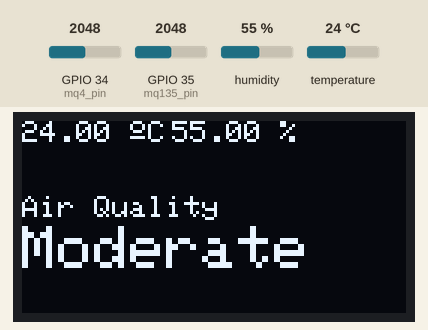
Recording of a sketch running on a simulated ESP32. Parts: 128×64 one-colour display. Inputs (shaded band) come from the test bench; at power-on: GPIO 35 (mq135_pin) = 2048, humidity 55 %, temperature 24 °C, GPIO 34 (mq4_pin) = 2048. WiFi joins after 1.5 s; servers stay silent unless stated; what the sketch prints to the serial monitor is not drawn.

Above: at 4.8 s.
4.9 s: GPIO 35 (mq135_pin) set to 2438
8.9 s: GPIO 35 (mq135_pin) set to 2568
At 11.5 s:
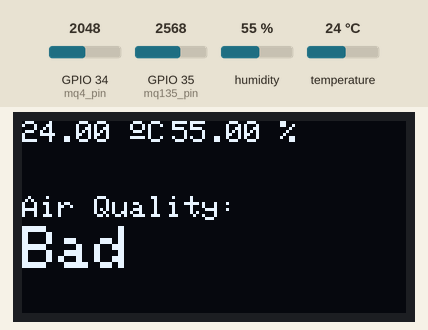
12.9 s: GPIO 35 (mq135_pin) set to 1228
At 14.6 s:
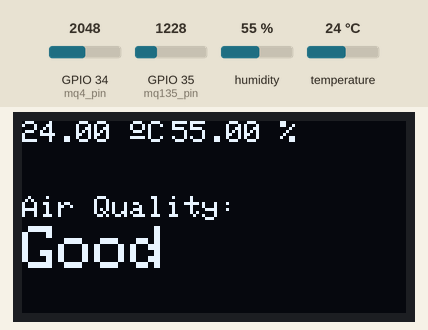
16.9 s: humidity set to 22 %
At 20.7 s:
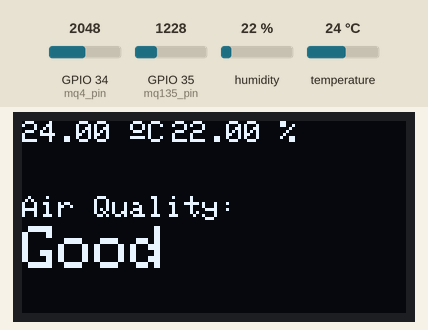
21.4 s: temperature set to 12 °C
At 23.7 s:
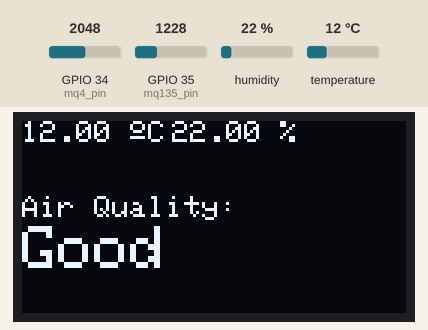
25.4 s: humidity set to 40 %
At 26.8 s:
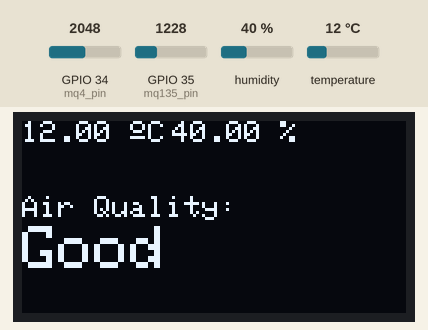
Timing chart, 0 to 28.4 s (numbered marks = the images above; inputs shaded):
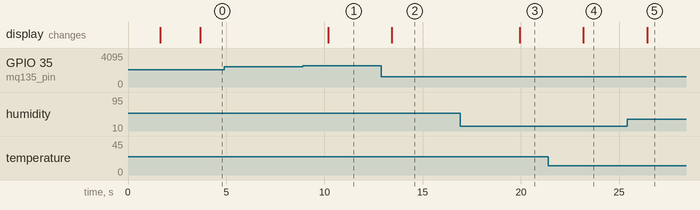

Measured:
- the behaviour switches between 2509 and 2510 on GPIO 35 (mq135_pin) (found by bisection; images 0 and 1)
- after the input at 4.9 s, every drawn part: stays the same
- after the input at 8.9 s, the display: changes after 1.3 s (image 1)
- after the input at 12.9 s, the display: changes after 0.53 s (image 2)
- after the input at 16.9 s, the display: changes after 3.0 s (image 3)
- after the input at 21.4 s, the display: changes after 1.8 s (image 4)
- after the input at 25.4 s, the display: changes after 1.0 s (image 5)

The sketch:

espair1.ino
```cpp
#include <WiFi.h>
#include <Adafruit_GFX.h>
#include <Adafruit_SSD1306.h>
#include <Adafruit_Sensor.h>
#include <EEPROM.h>//wifi library
#include "ThingSpeak.h"  //server library
#include <DHT.h> //dht 11 humidity & temp sensor
#include <MQ135.h>

//const char *ssid =  "hitesh";     // Enter your WiFi Name
//const char *pass =  "hitesh123"; // Enter your WiFi Password

#define SCREEN_WIDTH 128 // OLED display width, in pixels
#define SCREEN_HEIGHT 64 // OLED display height, in pixels

Adafruit_SSD1306 display(SCREEN_WIDTH, SCREEN_HEIGHT, &Wire, -1);

WiFiClient  client;   // post request

long myChannelNumber = 1677233;
const char myWriteAPIKey[] = "VJHSHP407EBDI8B4";

void alert(void);

#define mq135_pin 35
#define mq4_pin 34

DHT dht(4, DHT11);

float Humidity;
float Temperature;

int mq135_value;
int mq135_threshold =550;

int mq4_value;
int mq4_threshold = 550;


void setup() {
  // put your setup code here, to run once:

  Serial.begin(115200);
  WiFi.begin("hitesh","hitesh123");
  Serial.print("Connecting to ");

  while(WiFi.status() != WL_CONNECTED)
  {
    delay(200);
    Serial.print("..");
  }
  Serial.println("");
  Serial.println("WiFi connected");
  Serial.println(WiFi.localIP());
  dht.begin();
  ThingSpeak.begin(client);
  if(!display.begin(SSD1306_SWITCHCAPVCC, 0x3C)) {
    Serial.println(F("SSD1306 allocation failed"));
    for(;;);
  }
  delay(2000);
  display.clearDisplay();
  display.setTextColor(WHITE);

}

void loop() {
  // put your main code here, to run repeatedly:

  Humidity = dht.readHumidity();
  Temperature = dht.readTemperature();
  mq135_value = analogRead(mq135_pin)/10;
  mq4_value = analogRead(mq4_pin)/10;;


  Serial.print("Temperature: " + (String) Temperature);
  Serial.println("°C");
  Serial.print("Humidity: " + (String) Humidity);
  Serial.println("%");
  Serial.println("Air Quality: " + (String) mq135_value);
  display.clearDisplay();

   // display temperature
  display.setTextSize(1.5);
  display.setCursor(0,0);
  display.print(Temperature);
  display.print(" ");
  display.setTextSize(1);
  display.cp437(true);
  display.write(167);
  display.setTextSize(1);
  display.print("C");

  // display humidity
  display.setTextSize(1.5);
  display.setCursor(50, 0);
  display.print(Humidity);
  display.print(" %");

  if(mq135_value>0&&mq135_value<=150){
    display.setTextSize(1.5);
    display.setCursor(0,25);
    display.print("Air Quality:");
    display.setTextSize(2);
    display.setCursor(0,35);
    display.print("Good");
  }
  else if(mq135_value>150 && mq135_value<=250)
  {
    display.setTextSize(1.5);
    display.setCursor(0,25);
    display.print("Air Quality");
    display.setTextSize(2);
    display.setCursor(0,35);
    display.print("Moderate");
  }
  else
  {
    display.setTextSize(1.5);
    display.setCursor(0,25);
    display.print("Air Quality:");
    display.setTextSize(2);
    display.setCursor(0,35);
    display.print("Bad");
  }
  display.display();

  ThingSpeak.writeField(myChannelNumber, 1, Temperature, myWriteAPIKey);
  ThingSpeak.writeField(myChannelNumber, 2, Humidity, myWriteAPIKey);
  ThingSpeak.writeField(myChannelNumber, 3, mq135_value, myWriteAPIKey);
  ThingSpeak.writeField(myChannelNumber, 4, mq4_value, myWriteAPIKey);

  delay(2000);
}
```
